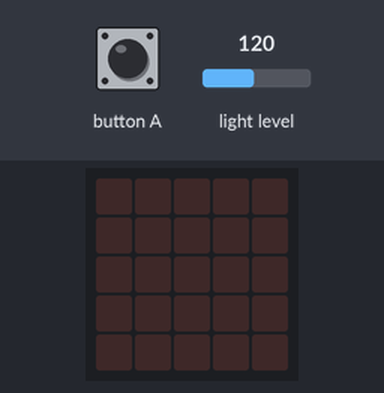
This program was run on a simulated BBC micro:bit (MakeCode). Parts: the board's 5×5 LED display. The inputs (shaded band) are chosen by the test bench; at power-on: light level 120.

Above: at 1.2 s.
1.3 s: light level set to 74
2.8 s: light level set to 64
At 3.8 s:
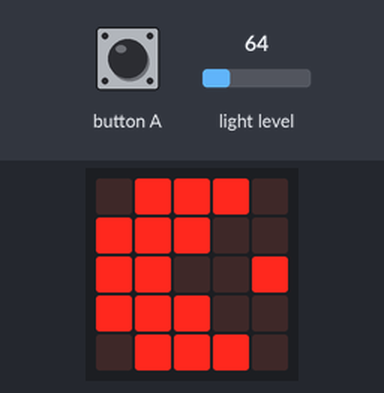
4.3 s: button A pressed for 0.15 s
At 5.6 s:
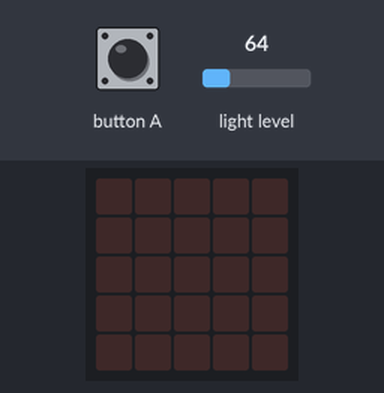
Timing chart, 0 to 7.3 s (numbered marks = the images above; inputs shaded):
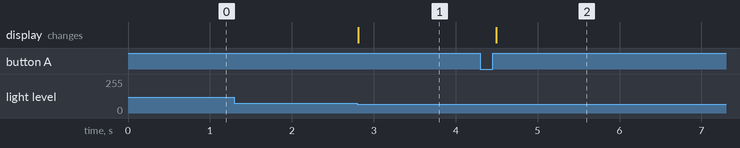

The program:

main.ts
```typescript
input.onButtonPressed(Button.A, function () {
    if (licht == 0) {
        licht = 1
    } else {
        licht = 0
    }
})
let licht = 0
if (input.lightLevel() < 70) {
    licht = 0
}
basic.forever(function () {
    if (input.lightLevel() < 70 && licht == 0) {
        basic.showLeds(`
            . # # # .
            # # # . .
            # # . . #
            # # # . .
            . # # # .
            `)
    } else {
        basic.clearScreen()
    }
})
```

test.ts
```typescript
// tests gaan hier; deze zal niet worden gecompileerd wanneer dit pakket wordt gebruikt als extensie.
```

Measured:
- the behaviour switches between 70 and 69 on light level (found by bisection; images 0 and 1)
- after the input at 1.3 s, every drawn part: stays the same
- after the input at 2.8 s, the display: changes at once (image 1)
- after the input at 4.3 s, the display: changes after 0.19 s (image 2)
